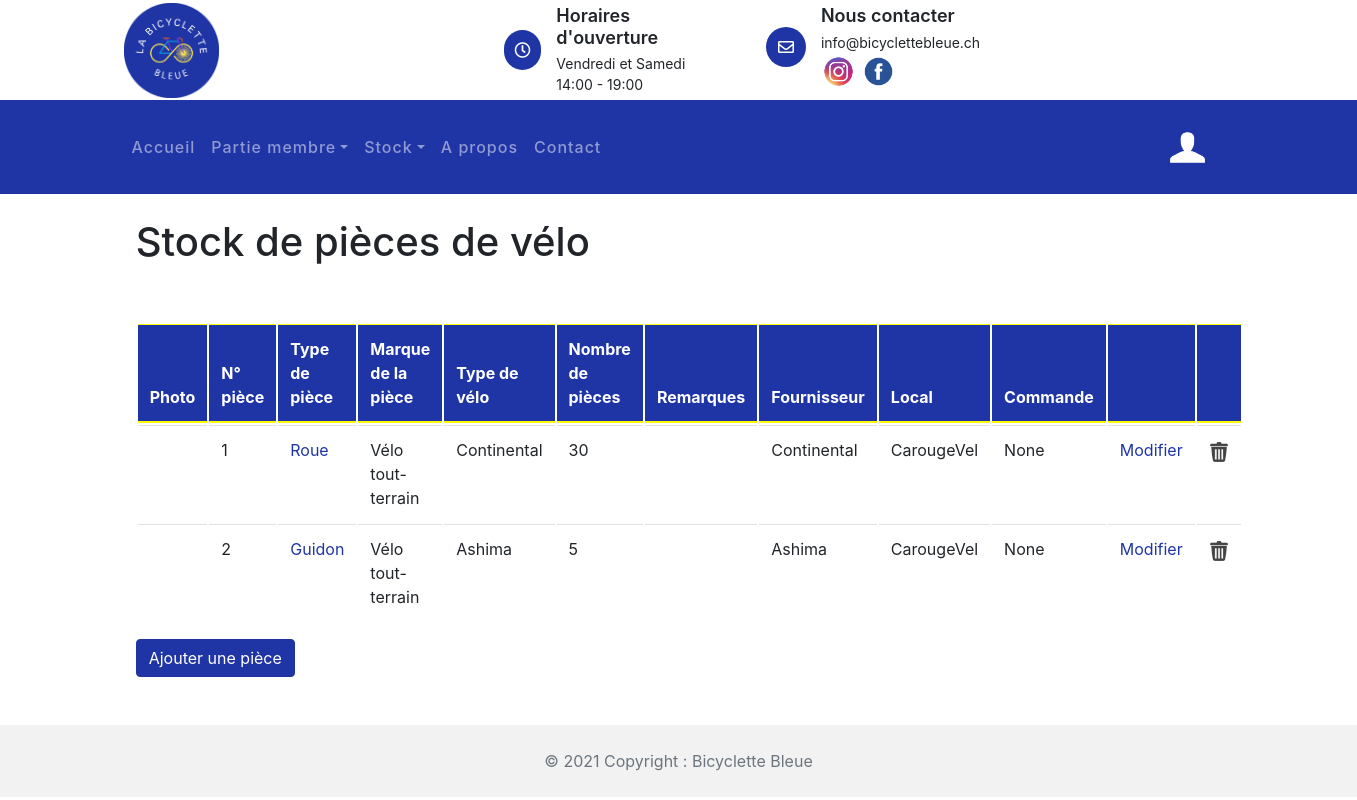
The app's page /stock_pieces_velos/ (signed in) with its own data.
### reparation/models.py (models this page shows, shortened)
class PieceDeVelo(models.Model):
    piece_id = models.AutoField(primary_key=True, db_column='PIECE_ID', blank=True, null=False)  # Field name made lowercase.
    piece_type = models.TextField(db_column='PIECE_TYPE', blank=True, null=True)  # Field name made lowercase.
    piece_num = models.IntegerField(db_column='PIECE_NUM', blank=True, null=True)  # Field name made lowercase.
    piece_marque = models.TextField(db_column='PIECE_MARQUE', blank=True, null=True)  # Field name made lowercase.
    piece_nb = models.IntegerField(db_column='PIECE_NB', blank=True, null=True)  # Field name made lowercase.
    piece_nom = models.IntegerField(db_column='PIECE_NOM', blank=True, null=True)  # Field name made lowercase.
    local_id_id = models.IntegerField(db_column='LOCAL_ID_ID', blank=True, null=True)  # Field name made lowercase.
    commande_fourni_id_id = models.IntegerField(db_column='COMMANDE_FOURNI_ID_ID', blank=True, null=True)  # Field name made lowercase.
    fourni_id_id = models.IntegerField(db_column='FOURNI_ID_ID', blank=True, null=True)  # Field name made lowercase.
    class Meta:
        managed = False
        db_table = 'Piece_de_velo'

class Fournisseur(models.Model):
    fourni_id = models.AutoField(primary_key=True, db_column='FOURNI_ID', blank=True, null=False)  # Field name made lowercase.
    fourni_nom = models.TextField(db_column='FOURNI_NOM', blank=True, null=True)  # Field name made lowercase.
    fourni_adresseposte = models.TextField(db_column='FOURNI_ADRESSEPOSTE', blank=True, null=True)  # Field name made lowercase.
    fourni_tel = models.IntegerField(db_column='FOURNI_TEL', blank=True, null=True)  # Field name made lowercase.
    fourni_npa = models.IntegerField(db_column='FOURNI_NPA', blank=True, null=True)  # Field name made lowercase.
    fourni_desc = models.TextField(db_column='FOURNI_DESC', blank=True, null=True)  # Field name made lowercase.
    class Meta:
        managed = False
        db_table = 'Fournisseur'

class Local(models.Model):
    local_id = models.AutoField(db_column='LOCAL_ID', primary_key=True, blank=True, null=False)  # Field name made lowercase.
    local_nom = models.CharField(max_length=50, db_column='LOCAL_NOM', blank=True,
                                 null=True)  # Field name made lowercase.
    local_adresseposte = models.TextField(db_column='LOCAL_ADRESSEPOSTE', blank=True, null=True)
    local_npa = models.IntegerField(db_column='LOCAL_NPA', blank=True, null=True)  # Field name made lowercase.
    local_capacite = models.IntegerField(db_column='LOCAL_CAPACITE', blank=True, null=True)
    local_nb_velo = models.IntegerField(db_column='LOCAL_NB_VELO', blank=True, null=True)  # Field name made lowercase.
    class Meta:
        managed = False
        db_table = 'Local'

### stock_pieces_velos/views.py (the view)
# urls.py: path('stock_pieces_velos/',include('stock_pieces_velos.urls')),
@login_required(login_url='/compte/login')
def stock_pieces_velos(request):
    pieces_objets = PieceDeVelo.objects.all()
    context = {
        'piecesObjets': pieces_objets
    }
    return render(request, 'stock_pieces_velos/stock_pieces_velos.html', context)

### stock_pieces_velos/models.py (called while the page is built)
    def __str__(self):
        return self.local_nom

    def __str__(self):
        return self.fourni_nom

### stock_pieces_velos/templates/stock_pieces_velos/stock_pieces_velos.html (shortened to what this page needs)
{% extends 'template_base.html' %}
{% load static %}
{% block contenu %}
        <link href="{% static 'css/bootstrap.min.css' %}" rel="stylesheet">
        <link href="{% static 'lib/flaticon/font/flaticon.css' %}" rel="stylesheet">
        <link href="{% static 'lib/animate/animate.min.css' %}" rel="stylesheet">
        <link href="{% static 'lib/owlcarousel/assets/owl.carousel.min.css' %}" rel="stylesheet">
<br>
<h1 style="margin-left: 10%">Stock de pièces de vélo</h1>
<br>
<br>
<table class="table">
  <thead class="thead-dark">
    <tr>
        <th class="ligne0">
            <p1>Photo</p1>
        </th>
        <th class="ligne0">
            <p1>N° pièce</p1>
        </th>
        <th class="ligne0">
            <p1>Type de pièce</p1>
        </th>
        <th class="ligne0">
            <p1>Marque de la pièce</p1>
        </th>
        <th class="ligne0">
            <p1>Type de vélo</p1>
        </th>
        <th class="ligne0">
            <p1>Nombre de pièces</p1>
        </th>
        <th class="ligne0">
            <p1>Remarques</p1>
        </th>
        <th class="ligne0">
            <p1>Fournisseur</p1>
        </th>
        <th class="ligne0">
            <p1>Local</p1>
        </th>
        <th class="ligne0">
            <p1>Commande</p1>
        </th>
        <th class="ligne0">
        </th>
        <th class="ligne0">
        </th>
    </tr>
</thead>
    {% for piece in piecesObjets %}
    <tr>
        <td>
        </td>
        <td>
            <p1>{{piece.piece_num}}</p1>
        </td>
        <td>
            <p1><a href="{% url 'stock_pieces_velos:indexDetailsPiece' piece.piece_num %}">{{piece.piece_type}}</a></p1>
        </td>
        <td>
            <p1>{{piece.piece_type_velo}}</p1>
        </td>
        <td>
            <p1>{{piece.piece_marque}}</p1>
        </td>
        <td>
            <p1>{{piece.piece_nb}}</p1>
        </td>
        <td>
        </td>
        <td>
            <p1>{{piece.fourni_id}}</p1>
        </td>
        <td>
            <p1>{{piece.local_id}}</p1>
        </td>
        <td>
            <p1>{{piece.commande_fourni_id}}</p1>
        </td>
        <td>
          <a href="{% url 'stock_pieces_velos:indexModifierPiece' piece.piece_num %}">Modifier</a>
        </td>
        <td>
          <a href="#"><img class="imagePoubelle" src="{% static 'img/poubelle.png' %}" alt="Image"></a>
        </td>
    </tr>
    {% endfor %}
</table>
<a href="{% url 'stock_pieces_velos:indexNouvellePiece' %}" role="button" class="btn btn-primary" aria-pressed="true"
style="margin-left: 10% ">Ajouter une pièce</a>
{% endblock %}

### accueil/static/css/style.css (style rules this page uses)
table { border-collapse: separate; }
.ligne0, .ligne00 { border: solid; border-width: 10px 0px; }
.imagePoubelle { width: 20px; height: 20px; }
.table { height: 100px; width: 80%; padding-left: 10%; padding-right: 10%; border-collapse: separate ; }
body { color: #444444; font-weight: 400; background: #ffffff; font-family: 'Barlow', sans-serif; }
h1, h2, h3, h4, h5, h6 { color: #1F35A5; }
a { color: #1F35A5; transition: .3s; }

### records on screen
PieceDeVelo: piece_num "1", piece_type "Roue", piece_type_velo "Vélo tout-terrain", piece_marque "Continental", piece_nb "30", fourni_id "Continental", local_id "CarougeVel", commande_fourni_id "None"
PieceDeVelo: piece_num "2", piece_type "Guidon", piece_type_velo "Vélo tout-terrain", piece_marque "Ashima", piece_nb "5", fourni_id "Ashima", local_id "CarougeVel", commande_fourni_id "None"
